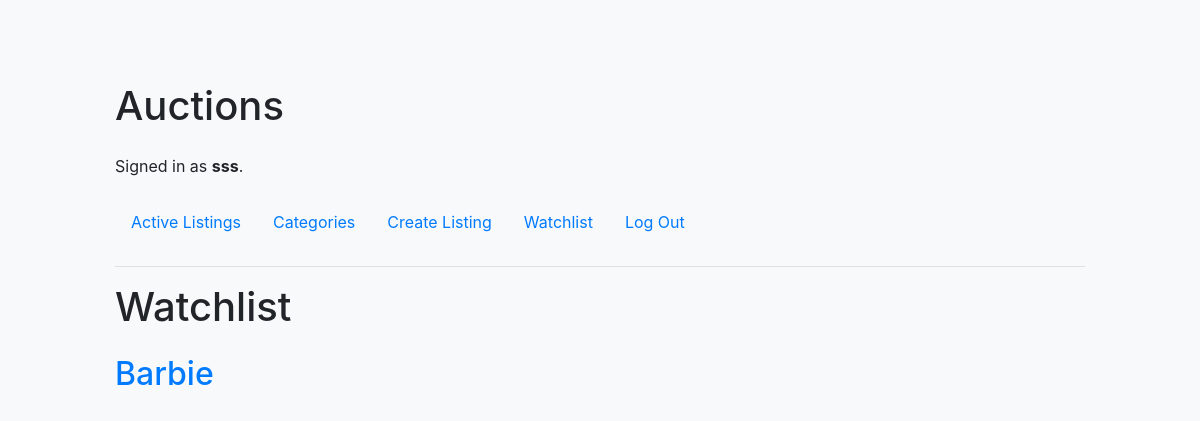
/watchlist (signed in), run on an earlier commit of the app's database.
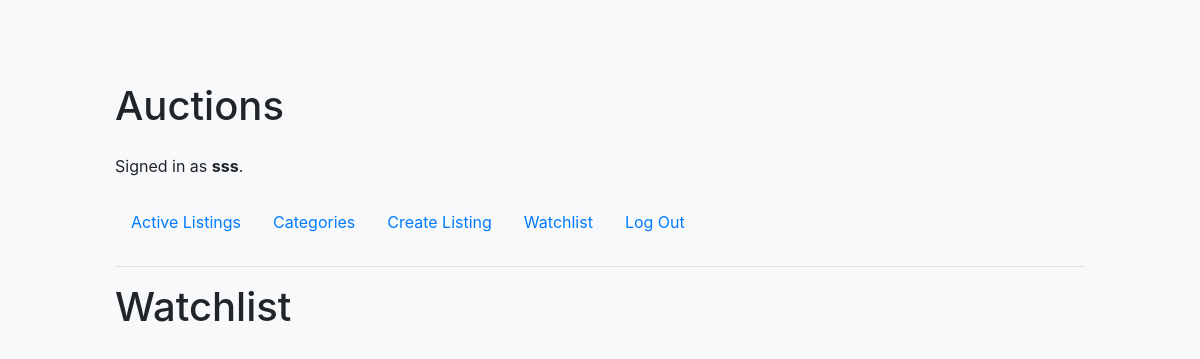
And on a later commit of the database.
### auctions/models.py (models this page shows, shortened)
class Auction(models.Model):
    title = models.CharField(max_length=64)
    description = models.TextField()
    starting_bid = models.DecimalField(max_digits=10, decimal_places=2)
    current_bid = models.DecimalField(max_digits=10, decimal_places=2)
    image_url = models.URLField()
    category = models.ForeignKey(Category, on_delete=models.CASCADE, null=True)
    created_at = models.DateTimeField(auto_now_add=True)
    created_by = models.ForeignKey(User, on_delete=models.CASCADE, related_name="auctions")
    active = models.BooleanField(default=True)

### auctions/views.py (the view)
# urls.py: path("watchlist", views.watchlist, name="watchlist"),
@login_required
def watchlist(request):
    user = request.user
    watchlist_items = Watchlist.objects.filter(user=user)
    watchlist = [item.auction for item in watchlist_items]
    return render(request, "auctions/watchlist.html", {
        "watchlist": watchlist
    })

### auctions/templates/auctions/watchlist.html
{% extends "auctions/layout.html" %}
{% block body %}
    <h1 class="mb-4">Watchlist</h1>
    {% for auction in watchlist %}
    <h2><a href="{% url 'auction' auction.id %}">{{ auction.title }}</a></h2>
    {% endfor %}
{% endblock %}

What changed in the data, as far as the page shows it:
removed Auction: title "Barbie"
